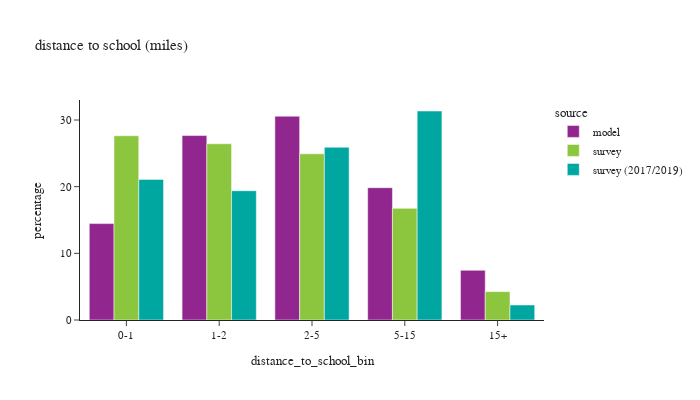

Source (notebook cell):
### Code cell
def plot_distance(df:pd.DataFrame, group:str, title_name:str):

    count = df.loc[(df['source']=='model') & (df[group]),['distance_to_school_bin']].value_counts()
    # print(f"model person count =\n"
    #       f"{count.sort_values()}")

    # plot1
    df_plot = df.loc[(df[group]) & (df['distance_to_school_bin'] != float('nan'))].groupby(['source','distance_to_school_bin'])['psexpfac'].sum().reset_index()
    df_plot['percentage'] = df_plot.groupby(['source'], group_keys=False)['psexpfac'].\
            apply(lambda x: 100 * x / float(x.sum()))
    # df_plot
    #
    fig1 = px.bar(df_plot, x='distance_to_school_bin', y="percentage", color="source", barmode="group",
                  title=title_name)
    fig1.for_each_annotation(lambda a: a.update(text = a.text.split("=")[-1]))
    fig1.update_layout(height=400, width=700, font=dict(size=11))
    fig1.show()

    # # plot2
    df_plot = df.loc[(df[group]) & (df['d_school_bin_60mi'].notna())].groupby(['source','d_school_bin_60mi'])['psexpfac'].sum().reset_index()
    df_plot['percentage'] = df_plot.groupby(['source'], group_keys=False)['psexpfac'].\
                apply(lambda x: 100 * x / float(x.sum()))
    # df_plot
    #
    fig2 = px.line(df_plot, x='d_school_bin_60mi', y="percentage", color="source",
                   title=title_name)
    fig2.for_each_annotation(lambda a: a.update(text = a.text.split("=")[-1]))
    fig2.update_layout(height=400, width=700, font=dict(size=11))
    fig2.show()

# distance to work
plot_distance(df_students,'pstyp',"distance to school (miles)")

### Figure 1 — Plotly figure (JSON) as saved in the notebook; plotly's stock layout.template omitted (floating-point values rounded to 4 significant figures)
{"data": [{"alignmentgroup": "True", "hovertemplate": "source=model<br>distance_to_school_bin=%{x}<br>percentage=%{y}<extra></extra>", "legendgroup": "model", "marker": {"color": "#91268F", "pattern": {"shape": ""}}, "name": "model", "offsetgroup": "model", "orientation": "v", "showlegend": true, "textposition": "auto", "type": "bar", "x": ["0-1", "1-2", "2-5", "5-15", "15+"], "xaxis": "x", "y": [14.46, 27.67, 30.57, 19.84, 7.456], "yaxis": "y"}, {"alignmentgroup": "True", "hovertemplate": "source=survey<br>distance_to_school_bin=%{x}<br>percentage=%{y}<extra></extra>", "legendgroup": "survey", "marker": {"color": "#8CC63E", "pattern": {"shape": ""}}, "name": "survey", "offsetgroup": "survey", "orientation": "v", "showlegend": true, "textposition": "auto", "type": "bar", "x": ["0-1", "1-2", "2-5", "5-15", "15+"], "xaxis": "x", "y": [27.64, 26.43, 24.93, 16.75, 4.257], "yaxis": "y"}, {"alignmentgroup": "True", "hovertemplate": "source=survey (2017/2019)<br>distance_to_school_bin=%{x}<br>percentage=%{y}<extra></extra>", "legendgroup": "survey (2017/2019)", "marker": {"color": "#00A7A0", "pattern": {"shape": ""}}, "name": "survey (2017/2019)", "offsetgroup": "survey (2017/2019)", "orientation": "v", "showlegend": true, "textposition": "auto", "type": "bar", "x": ["0-1", "1-2", "2-5", "5-15", "15+"], "xaxis": "x", "y": [21.09, 19.39, 25.91, 31.35, 2.25], "yaxis": "y"}], "layout": {"barmode": "group", "font": {"size": 11}, "height": 400, "legend": {"title": {"text": "source"}, "tracegroupgap": 0}, "title": {"text": "distance to school (miles)"}, "width": 700, "xaxis": {"anchor": "y", "domain": [0.0, 1.0], "title": {"text": "distance_to_school_bin"}}, "yaxis": {"anchor": "x", "domain": [0.0, 1.0], "title": {"text": "percentage"}}}}
